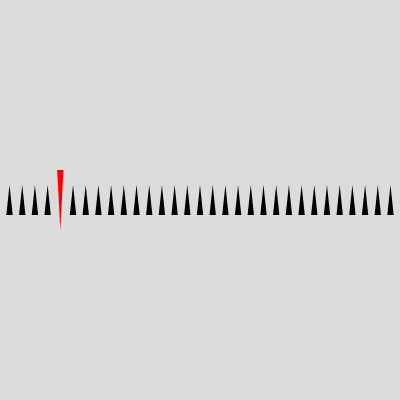
Frame 1 (no input)
Frame 60 (no input): identical to frame 1, image omitted
Frame 120 (the mouse pressed at the canvas centre since frame 60): identical to frame 1, image omitted

The p5.js sketch that drew this single still picture (run headless with seeded random() and noise() and a simulated clock; from frame 60 on, the mouse is pressed at the canvas centre):

// p5.js sketch
// ── sketch.js
let dayNum;
const daysOfMonth = 31;
let horizSpace;
const smallTriangleHeight = 30;

function setup() {
  createCanvas(400, 400);
  horizSpace = width / (daysOfMonth + daysOfMonth + 1);
  dayNum = day();
}

function draw() {
  background(220);
  fill(0);
  noStroke();
  line(0, height / 2, width, height / 2);
  translate(
    horizSpace,
    (height - smallTriangleHeight) / 2 + smallTriangleHeight
  );
  for (let i = 0; i < daysOfMonth; i++) {
    if (i == dayNum - 1) {
      fill(255, 0, 0);
      triangle(
        0,
        -smallTriangleHeight * 1.5,
        horizSpace,
        -smallTriangleHeight * 1.5,
        horizSpace / 2,
        0.5 * smallTriangleHeight
      );
    } else {
      fill(0);
      triangle(0, 0, horizSpace, 0, horizSpace / 2, -smallTriangleHeight);
    }

    translate(2 * horizSpace, 0);
  }
}
